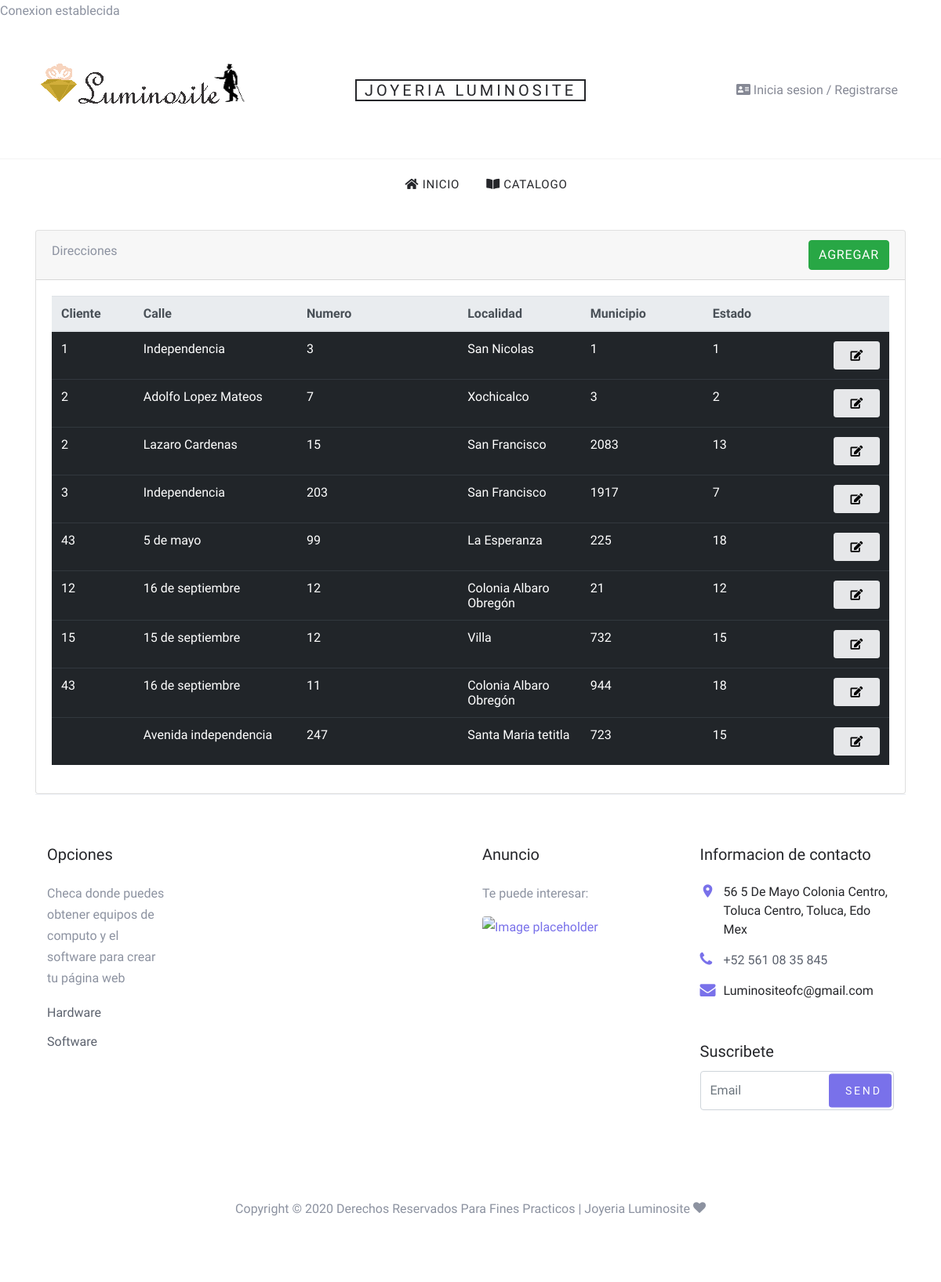
The app's page /direcciones.php with its own data.
### tables this page shows
CREATE TABLE `direccion` (
  `id_direccion` int(11) NOT NULL AUTO_INCREMENT,
  `clientes_id` int(11) DEFAULT NULL,
  `calle` varchar(45) NOT NULL,
  `numero` int(11) NOT NULL,
  `localidad` varchar(45) NOT NULL,
  `municipio_id` int(11) DEFAULT NULL,
  `estado_id` int(11) DEFAULT NULL,
  PRIMARY KEY (`id_direccion`)
);

### direcciones.php (the view, shortened to what this page needs)
<?php
require_once './conexion.php';
?>
<!DOCTYPE html>
<html lang="es-MX">
<head>
    <link rel="stylesheet" href="fonts/icomoon/style.css">
    <link rel="stylesheet" href="css/bootstrap.min.css">
    <link rel="stylesheet" href="css/magnific-popup.css">
    <link rel="stylesheet" href="css/jquery-ui.css">
    <link rel="stylesheet" href="css/owl.carousel.min.css">
    <link rel="stylesheet" href="css/owl.theme.default.min.css">
    <link rel="stylesheet" href="css/bootstrap.min.css">
    <link rel="stylesheet" href="css/all.min.css">
    <link rel="stylesheet" href="css/aos.css">
    <link rel="stylesheet" href="css/style.css">
</head>
<body>
    <?php require_once('./menu.php'); ?>
    <div class="container mt-4">
        <div class="card">
            <div class="card-header">
                Direcciones
                <a href="direcciones_formulario.php"class="btn btn-success float-right">Agregar</a>
            </div>
            <div class="card-body">
                <table class="table table-dark table table-hover">
                    <thead class="thead-light">
                        <tr>
                            <th style="width: 10%;" scope="col">Cliente</th>
                            <th style="width: 20%;" scope="col">Calle</th>
                            <th style="width: 20%;" scope="col">Numero</th>
                            <th style="width: 15%;" scope="col">Localidad</th>
                            <th style="width: 15%;" scope="col">Municipio</th>
                            <th style="width: 15%;" scope="col">Estado</th>
                            <th style="width: 5%;" scope="col">
                            </th>
                        </tr>
                    </thead>
                    <tbody>
                    <?php
                        $sql = 'select id_direccion, clientes_id, calle, numero, localidad, municipio_id, estado_id from direccion order by id_direccion asc';
                        foreach ($conexion->query($sql) as $registro) {
                            $registro['clientes_id'] = htmlentities($registro['clientes_id']);
                            $registro['calle'] = htmlentities($registro['calle']);
                            $registro['numero'] = htmlentities($registro['numero']);
                            $registro['localidad'] = htmlentities($registro['localidad']);
                            $registro['municipio_id'] = htmlentities($registro['municipio_id']);
                            $registro['estado_id'] = htmlentities($registro['estado_id']);
                        echo <<<fin
                        <tr>
                            <td scope="row">{$registro['clientes_id']}</td>
                            <td scope="row">{$registro['calle']}</td>
                            <td scope="row">{$registro['numero']}</td>
                            <td scope="row">{$registro['localidad']}</td>
                            <td scope="row">{$registro['municipio_id']}</td>
                            <td scope="row">{$registro['estado_id']}</td>
                            <td>
                                <a class="btn btn-secondary btn-sm" href="direcciones_editar.php?id={$registro['id_direccion']}"><i class="fa fa-edit"></i></a>
                            </td>
                        </tr>
fin;
                }
                        ?>
                    </tbody>
                </table>
            </div>
        </div>
        <?php include('./pie_pagina.php');?>
    </div>
</body>
</html>

### css/style.css (style rules this page uses)
body { line-height: 1.7; color: #8c92a0; font-weight: 300; font-size: 16px; }
a { -webkit-transition: .3s all ease; -o-transition: .3s all ease; transition: .3s all ease; }
.btn { text-transform: uppercase; position: relative; -webkit-transition: 0.2s all ease-in-out !important; -o-transition: 0.2s all ease-in-out !important; transition: 0.2s all ease-in-out !important; top: 0; letter-spacing: .05em; }
.btn.btn-secondary { background-color: #e6e7e9; border-color: #e6e7e9; color: #000; }
.btn.btn-sm { font-size: 14px !important; padding: 10px 20px !important; }

### records on screen
direccion: clientes "1", calle "Independencia", numero "3", localidad "San Nicolas", municipio "1", estado "1"
direccion: clientes "2", calle "Adolfo Lopez Mateos", numero "7", localidad "Xochicalco", municipio "3", estado "2"
direccion: clientes "2", calle "Lazaro Cardenas", numero "15", localidad "San Francisco", municipio "2083", estado "13"
direccion: clientes "3", calle "Independencia", numero "203", localidad "San Francisco", municipio "1917", estado "7"
direccion: clientes "43", calle "5 de mayo", numero "99", localidad "La Esperanza", municipio "225", estado "18"
direccion: clientes "12", calle "16 de septiembre", numero "12", localidad "Colonia Albaro Obregón", municipio "21", estado "12"
direccion: clientes "15", calle "15 de septiembre", numero "12", localidad "Villa", municipio "732", estado "15"
direccion: clientes "43", calle "16 de septiembre", numero "11", localidad "Colonia Albaro Obregón", municipio "944", estado "18"
direccion: calle "Avenida independencia", numero "247", localidad "Santa Maria tetitla", municipio "723", estado "15"
